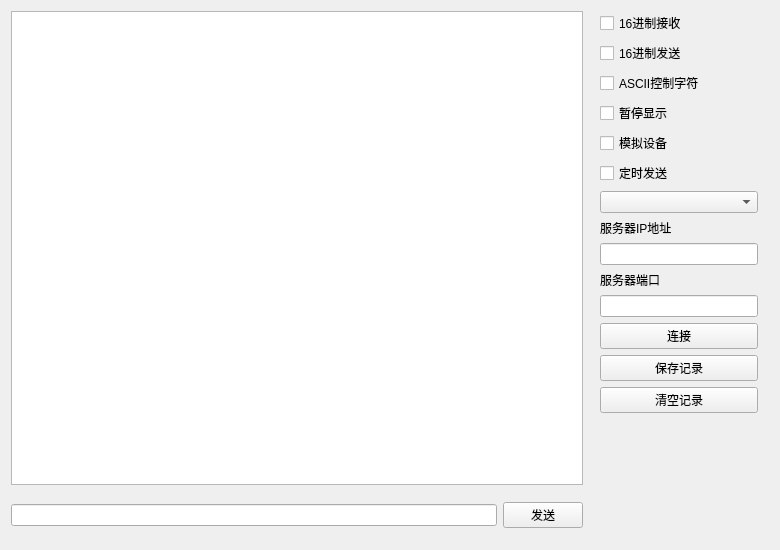
<?xml version="1.0" encoding="UTF-8"?>
<ui version="4.0">
 <class>tabTCPClient</class>
 <widget class="QWidget" name="tabTCPClient">
  <property name="geometry">
   <rect>
    <x>0</x>
    <y>0</y>
    <width>780</width>
    <height>550</height>
   </rect>
  </property>
  <property name="windowTitle">
   <string>TCPClient</string>
  </property>
  <layout class="QGridLayout" name="gridLayout">
   <item row="0" column="1" rowspan="2">
    <widget class="QWidget" name="widget" native="true">
     <property name="maximumSize">
      <size>
       <width>180</width>
       <height>16777215</height>
      </size>
     </property>
     <layout class="QVBoxLayout" name="verticalLayout">
      <property name="topMargin">
       <number>0</number>
      </property>
      <property name="bottomMargin">
       <number>0</number>
      </property>
      <item>
       <widget class="QCheckBox" name="checkBoxHexReceive">
        <property name="text">
         <string>16进制接收</string>
        </property>
       </widget>
      </item>
      <item>
       <widget class="QCheckBox" name="checkBoxHexSend">
        <property name="text">
         <string>16进制发送</string>
        </property>
       </widget>
      </item>
      <item>
       <widget class="QCheckBox" name="checkBoxASCII">
        <property name="text">
         <string>ASCII控制字符</string>
        </property>
       </widget>
      </item>
      <item>
       <widget class="QCheckBox" name="checkBoxPauseShow">
        <property name="text">
         <string>暂停显示</string>
        </property>
       </widget>
      </item>
      <item>
       <widget class="QCheckBox" name="checkBoxDebug">
        <property name="text">
         <string>模拟设备</string>
        </property>
       </widget>
      </item>
      <item>
       <widget class="QCheckBox" name="checkBoxTimingSend">
        <property name="text">
         <string>定时发送</string>
        </property>
       </widget>
      </item>
      <item>
       <widget class="QComboBox" name="comboBoxInterval"/>
      </item>
      <item>
       <widget class="QLabel" name="labelServerIP">
        <property name="text">
         <string>服务器IP地址</string>
        </property>
       </widget>
      </item>
      <item>
       <widget class="QLineEdit" name="lineEditServerIP"/>
      </item>
      <item>
       <widget class="QLabel" name="labelServerPort">
        <property name="text">
         <string>服务器端口</string>
        </property>
       </widget>
      </item>
      <item>
       <widget class="QLineEdit" name="lineEditServerPort"/>
      </item>
      <item>
       <widget class="QPushButton" name="pushButtonConnect">
        <property name="text">
         <string>连接</string>
        </property>
       </widget>
      </item>
      <item>
       <widget class="QPushButton" name="pushButtonSave">
        <property name="text">
         <string>保存记录</string>
        </property>
       </widget>
      </item>
      <item>
       <widget class="QPushButton" name="pushButtonClear">
        <property name="text">
         <string>清空记录</string>
        </property>
       </widget>
      </item>
      <item>
       <spacer name="verticalSpacer">
        <property name="orientation">
         <enum>Qt::Vertical</enum>
        </property>
        <property name="sizeHint" stdset="0">
         <size>
          <width>20</width>
          <height>40</height>
         </size>
        </property>
       </spacer>
      </item>
     </layout>
    </widget>
   </item>
   <item row="1" column="0">
    <widget class="QWidget" name="widget_2" native="true">
     <layout class="QHBoxLayout" name="horizontalLayout">
      <property name="leftMargin">
       <number>0</number>
      </property>
      <property name="rightMargin">
       <number>0</number>
      </property>
      <item>
       <widget class="QLineEdit" name="lineEditData"/>
      </item>
      <item>
       <widget class="QPushButton" name="pushButtonSend">
        <property name="text">
         <string>发送</string>
        </property>
        <property name="shortcut">
         <string>Return</string>
        </property>
       </widget>
      </item>
     </layout>
    </widget>
   </item>
   <item row="0" column="0">
    <widget class="QTextEdit" name="textEdit"/>
   </item>
  </layout>
 </widget>
 <layoutdefault spacing="6" margin="11"/>
 <tabstops>
  <tabstop>textEdit</tabstop>
  <tabstop>lineEditData</tabstop>
  <tabstop>pushButtonSend</tabstop>
  <tabstop>checkBoxHexReceive</tabstop>
  <tabstop>checkBoxHexSend</tabstop>
  <tabstop>checkBoxASCII</tabstop>
  <tabstop>checkBoxPauseShow</tabstop>
  <tabstop>checkBoxDebug</tabstop>
  <tabstop>checkBoxTimingSend</tabstop>
  <tabstop>comboBoxInterval</tabstop>
  <tabstop>lineEditServerIP</tabstop>
  <tabstop>lineEditServerPort</tabstop>
  <tabstop>pushButtonConnect</tabstop>
  <tabstop>pushButtonSave</tabstop>
  <tabstop>pushButtonClear</tabstop>
 </tabstops>
 <resources/>
 <connections/>
</ui>
